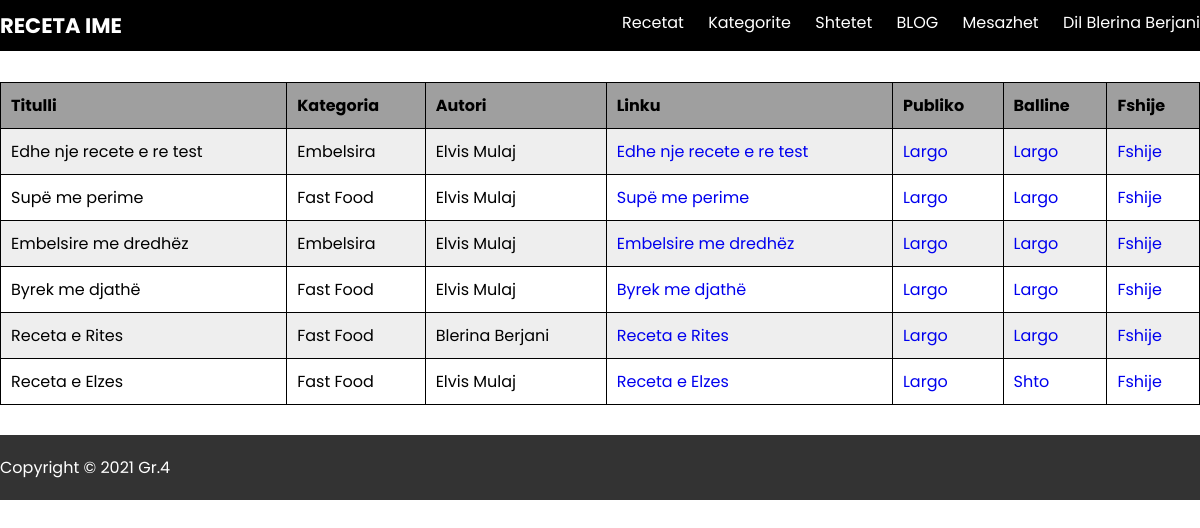
The page /admin.php (signed in) on the database as committed earlier.
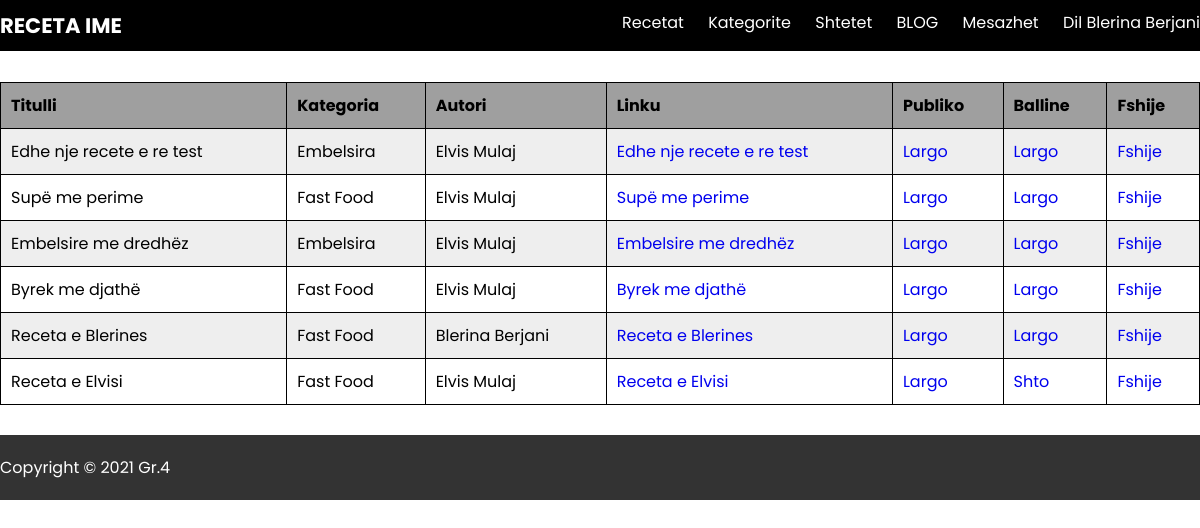
The same page on the database as committed later.
### tables this page shows
CREATE TABLE `recetat` (
  `id` int(11) NOT NULL,
  `titulli` varchar(255) NOT NULL,
  `user_id` int(11) NOT NULL,
  `kategoria_id` int(11) NOT NULL,
  `shteti_id` int(11) NOT NULL,
  `pershkrimi` text DEFAULT NULL,
  `perberesit` text DEFAULT NULL,
  `pergaditja` text DEFAULT NULL,
  `data_postimit` timestamp NULL DEFAULT current_timestamp(),
  `aprovuar` tinyint(4) DEFAULT 0,
  `fotografia` varchar(255) DEFAULT NULL,
  `balline` tinyint(4) DEFAULT 0,
  `klikuar` int(11) NOT NULL DEFAULT 0
);

### admin.php (called while the page is built, shortened)
<?php
	require __dir__ . '/classes/controller.php';
	$admincontroller = new admincontroller();
	$admincontroller->template();
?>

### classes/controller.php (called while the page is built, shortened)
<?php
	class controller{
		public $db;
		function __construct(){
			$this->db = new PDO('mysql:host=localhost;dbname=receta','root','');
		}
		public function getRecetat($limit = 8, $order = 'data_postimit DESC', $kategoria = NULL){
			if(!empty($kategoria)){
				$stmt = $this->db->prepare("SELECT * FROM recetat WHERE kategoria_id = {$kategoria} AND aprovuar = 1 ORDER BY {$order} LIMIT {$limit}");
			}else{
				if(isset($_SESSION['level']) && $_SESSION['level'] == 1){
					$stmt = $this->db->prepare("SELECT * FROM recetat ORDER BY aprovuar ASC LIMIT {$limit}");
				}else{
					$stmt = $this->db->prepare("SELECT * FROM recetat WHERE aprovuar = 1 ORDER BY {$order} LIMIT {$limit}");
				}
			}
			$stmt->execute();
			$recetat = $stmt->fetchAll();
			return $this->arrayRecetat($recetat);
		}
		public function arrayRecetat($recetatfromdb = NULL){
			$i = 0;
			$arr = [];
			if(!empty($recetatfromdb)){
				foreach($recetatfromdb as $receta){
					$arr[$i]['id'] = $receta['id'];
					$arr[$i]['titulli'] = $receta['titulli'];
					$arr[$i]['user_id'] = $receta['user_id'];
					$arr[$i]['user_emri'] = $this->getUserName($receta['user_id']);
					$arr[$i]['kategoria_id'] = $receta['kategoria_id'];
					$arr[$i]['kategoria_emri'] = $this->getCategoryName($receta['kategoria_id']);
					$arr[$i]['shteti_id'] = $receta['shteti_id'];
					$arr[$i]['shteti_emri'] = $this->getShtetiName($receta['shteti_id']);
					$arr[$i]['pershkrimi'] = $receta['pershkrimi'];
					$arr[$i]['perberesit'] = $receta['perberesit'];
					$arr[$i]['pergaditja'] = $receta['pergaditja'];
					$arr[$i]['url'] = WEB_PATH . '?template=recetat&id=' . $receta['id'];
					$arr[$i]['data_postimit'] = $receta['data_postimit'];
					$arr[$i]['aprovuar'] = $receta['aprovuar'];
					$arr[$i]['fotografia'] = WEB_PATH . 'uploads/' . $receta['fotografia'];
					$arr[$i]['balline'] = $receta['balline'];
					$arr[$i]['klikuar'] = $receta['klikuar'];
					$arr[$i]['short_text'] = $this->short_text($receta['pershkrimi'], 150);
					$i++;
				}
			}
			return $arr;
		}
		protected function getUserName($user_id){
			$stmt = $this->db->prepare("SELECT emri, mbiemri FROM users WHERE id = :user_id");
			$stmt->execute(['user_id' => $user_id]);
			$user = $stmt->fetch();
			return !empty($user) ? $user['emri'] . ' ' . $user['mbiemri'] : NULL;
		}
		protected function getCategoryName($kategoria_id){
			$stmt = $this->db->prepare("SELECT emri FROM kategoria WHERE id = :kategoria_id");
			$stmt->execute(['kategoria_id' => $kategoria_id]);
			$kategoria = $stmt->fetch();
			return !empty($kategoria) ? $kategoria['emri'] : NULL;
		}
		protected function getShtetiName($shteti_id){
			$stmt = $this->db->prepare("SELECT emri FROM shtetet WHERE id = :shteti_id");
			$stmt->execute(['shteti_id' => $shteti_id]);
			$shteti = $stmt->fetch();
			return !empty($shteti) ? $shteti['emri'] : NULL;
		}
		public function short_text($text, $max_length = 150){
			if (strlen($text) > $max_length)
			{
			    $offset = ($max_length - 3) - strlen($text);
			    $text = substr($text, 0, strrpos($text, ' ', $offset)) . '...';
			}
			return $text;
		}
	}
?>

### views/admin/admin-home.php (the view, shortened to what this page needs)
<?php
	global $admincontroller;
	$recetat = $admincontroller->getRecetat(100);
?>
<div class="mid-grid">
	<table>
		<tr>
			<th>Titulli</th>
			<th>Kategoria</th>
			<th>Autori</th>
			<th>Linku</th>
			<th>Publiko</th>
			<th>Balline</th>
			<th>Fshije</th>
		</tr>
		<?php foreach($recetat as $receta): ?>
			<tr>
				<td><?php echo $receta['titulli']; ?></td>
				<td><?php echo $receta['kategoria_emri']; ?></td>
				<td><?php echo $receta['user_emri']; ?></td>
				<td><a href="<?php echo $receta['url']; ?>" target="_blank"><?php echo $receta['titulli']; ?></a></td>
				<td><a href="<?php echo WEB_PATH . 'admin.php?aprovo=' . $receta['id'] ?>"><?php echo $receta['aprovuar'] == 1 ? 'Largo' : 'Aprovo'; ?></a></td>
				<td><a href="<?php echo WEB_PATH . 'admin.php?balline=' . $receta['id'] ?>"><?php echo $receta['balline'] == 1 ? 'Largo' : 'Shto'; ?></a></td>
				<td><a href="<?php echo WEB_PATH . 'admin.php?fshije=' . $receta['id'] ?>" onclick="return confirm('A jeni i sigurte?');">Fshije</a></td>
			</tr>
		<?php endforeach; ?>
	</table>
</div>

Rows that differ between the two databases and show on the page:
changed recetat: titulli "Receta e Rites" → "Receta e Blerines"
changed recetat: titulli "Receta e Elzes" → "Receta e Elvisi"
